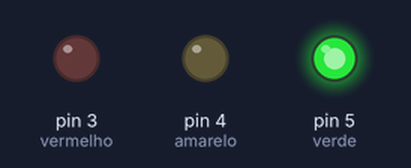
A sketch run on a simulated Arduino Uno, built with avr-gcc and run on an emulated ATmega328P. Shown: output pins drawn as LEDs (lit = HIGH).

Above: at 2.5 s.
At 6.0 s:
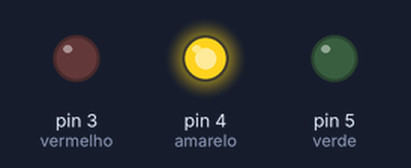
At 9.5 s:
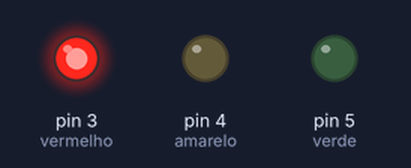
Timing chart, 0 to 15.6 s (numbered marks = the images above):
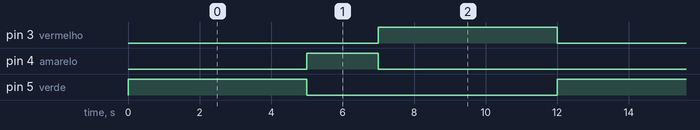

The sketch:

ex2.ino
```cpp
int vermelho = 3;
int amarelo = 4;
int verde = 5;

void setup(){
  pinMode(vermelho, OUTPUT);
  pinMode(amarelo, OUTPUT);
  pinMode(verde, OUTPUT);
  digitalWrite(vermelho, LOW);
  digitalWrite(verde, LOW);
  digitalWrite(amarelo, LOW);
}


void loop(){
  digitalWrite(vermelho, LOW);
  digitalWrite(verde, HIGH);
  delay(5000);
  digitalWrite(verde, LOW);
  digitalWrite(amarelo, HIGH);
  delay(2000);
  digitalWrite(amarelo, LOW);
  digitalWrite(vermelho, HIGH);
  delay(5000);
}
```

Measured:
- by itself, pin 3 (vermelho), pin 5 (verde): alternates HIGH for 5.0 s and LOW for 7.0 s
- by itself, pin 4 (amarelo): alternates HIGH for 2.0 s and LOW for 10.0 s
- by itself, everything shown: repeats every 12.0 s, in 3 steps
